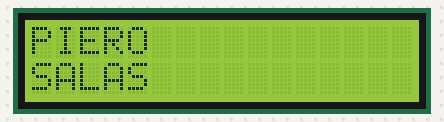
This sketch was run on a simulated Arduino Uno, built with avr-gcc and run on an emulated ATmega328P. Parts: 16×2 character LCD.

Above: at 0.1 s.
At 0.6 s:
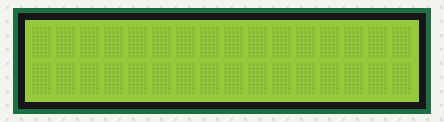

Measured:
- what the display in image 1 shows lasts 0.5 s, from 0.6 s to 1.1 s

The sketch:

LCD.ino
```cpp
#include <LiquidCrystal_I2C.h>
#include <Wire.h>

LiquidCrystal_I2C lcd(0x27,16,2);


void setup() {
  lcd.init();
  lcd.backlight();
  lcd.clear();
  lcd.setCursor(0,0);
  lcd.print("PIERO");
  lcd.setCursor(0,1);
  lcd.print("SALAS");
}

void loop() {

  lcd.display();
  delay(500);
  lcd.noDisplay();
  delay(500);

}
```
